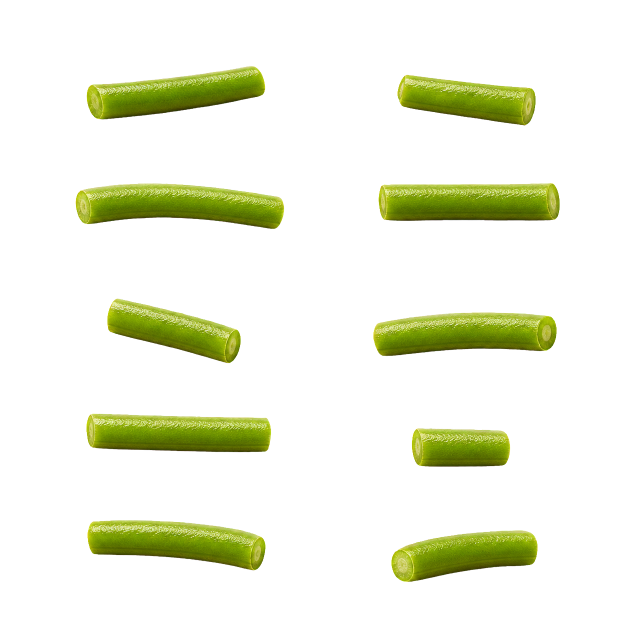
#> input picture tmp/alpha_pending/1346-kitchen-green-bean-cut-pieces/green_bean_cut_pieces_alpha.png, 1254 x 1254 px (shown at 1/2 size)
$ python process_green_bean_sheet.py
#> lines starting #> are read from the running program, lines starting #| are printed output that depends on the picture
from pathlib import Path

from PIL import Image


ROOT = Path(__file__).resolve().parents[3]
SOURCE = Path(__file__).with_name("green_bean_cut_pieces_alpha.png")
DEST = ROOT / "assets/images/bento/cooking/ninjin_ingen/pieces"


def alpha_bbox(image: Image.Image) -> tuple[int, int, int, int]:
    alpha = image.getchannel("A")
    bbox = alpha.point(lambda value: 255 if value >= 12 else 0).getbbox()
    if bbox is None:
        raise RuntimeError("No visible green-bean pixels found in sheet cell")
    return bbox


def main() -> None:
    sheet = Image.open(SOURCE).convert("RGBA")
#> sheet is the input picture: PIL image 1254x1254 RGBA; mean R, G, B, A 19.8, 22.8, 4.9, 36.4
    cell_width = sheet.width / 2
#> cell_width = 627
    cell_height = sheet.height / 5
#> cell_height = 250.8
    DEST.mkdir(parents=True, exist_ok=True)

    index = 1
    for row in range(5):
        for column in range(2):
            cell = sheet.crop((
                round(column * cell_width),
                round(row * cell_height),
                round((column + 1) * cell_width),
                round((row + 1) * cell_height),
            ))
            left, top, right, bottom = alpha_bbox(cell)
            padding = 6
            piece = cell.crop((
                max(0, left - padding),
                max(0, top - padding),
                min(cell.width, right + padding),
                min(cell.height, bottom + padding),
            ))
            if piece.width > 264:
                height = max(1, round(piece.height * 264 / piece.width))
                piece = piece.resize((264, height), Image.Resampling.LANCZOS)
            framed = Image.new("RGBA", (piece.width + 8, piece.height + 8), (0, 0, 0, 0))
            framed.alpha_composite(piece, (4, 4))
            output = DEST / f"green_bean_piece_{index:02d}.png"
            framed.save(output, optimize=True)
            index += 1
#> this loop made 5 passes
#> pass 1, in alpha_bbox, `alpha = image.getchannel("A")`:
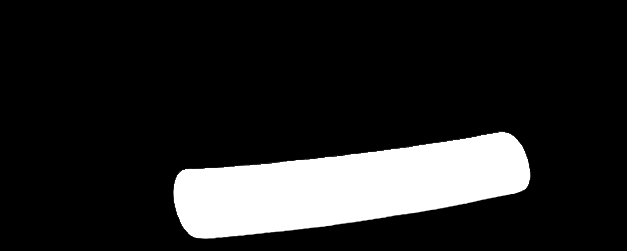
#> alpha: PIL image 627x251 L; min 0, max 255, mean 37.9
#> pass 1, in main, `framed.save(output, optimize=True)`:
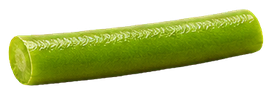
#> saved as green_bean_piece_01.png: PIL image 272x94 RGBA; mean R, G, B, A 63.6, 74.4, 15.3, 119.2; transparent parts drawn white
#> pass 1, in alpha_bbox (call 2), `alpha = image.getchannel("A")`:
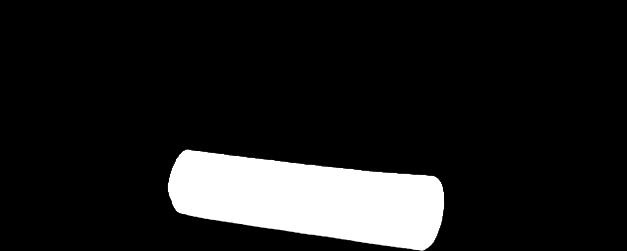
#> alpha: PIL image 627x251 L; min 0, max 255, mean 30.3
#> pass 1, in main, `framed.save(output, optimize=True)`:
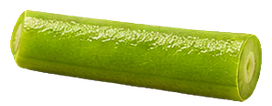
#> saved as green_bean_piece_02.png: PIL image 272x106 RGBA; mean R, G, B, A 77.2, 88.6, 17, 136.5; transparent parts drawn white
#> after the loop:
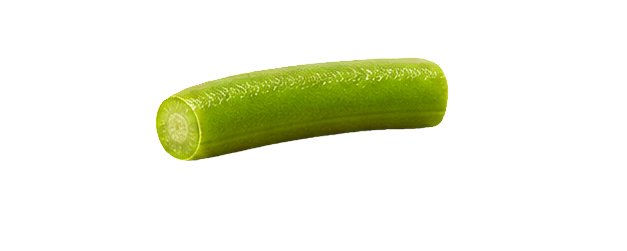
#> cell: PIL image 627x251 RGBA; mean R, G, B, A 17.9, 20.6, 3.8, 33.4; transparent parts drawn white
#> after the loop:
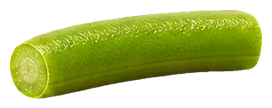
#> framed: PIL image 272x108 RGBA; mean R, G, B, A 71.6, 82.4, 13.9, 132.9; transparent parts drawn white
#> after the loop:
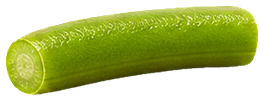
#> piece: PIL image 264x100 RGBA; mean R, G, B, A 79.6, 91.7, 15.5, 147.9; transparent parts drawn white
#> after the loop, height = 100; index = 11


if __name__ == "__main__":
    main()
